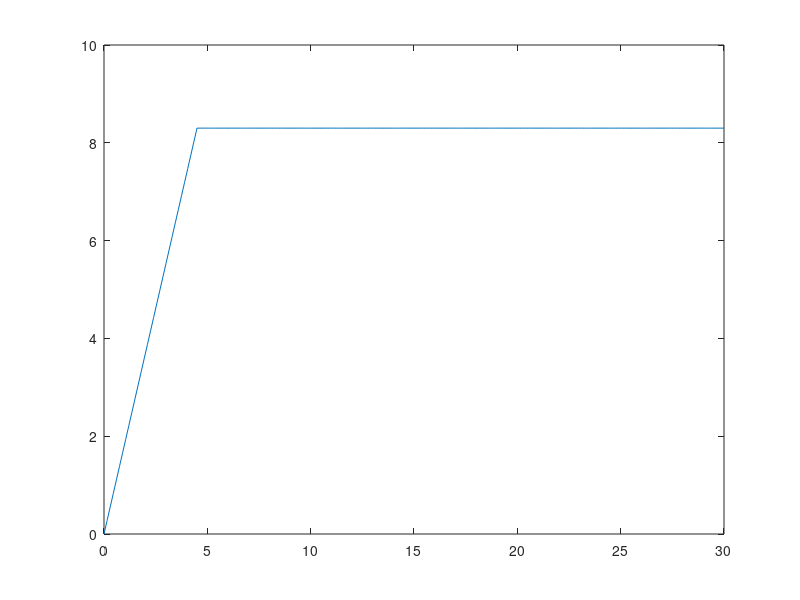

Here is the MATLAB script that generated this plot:
dt = 0.15;
t = 0:dt:30;
rampend = 4.5;
rampsize = 8.3;
u = [0:dt/rampend:1,ones(1, (30-rampend)/dt)]*rampsize;
clf();       % clears the plot window
plot(t, u);  % plot the input against time

sum(u)